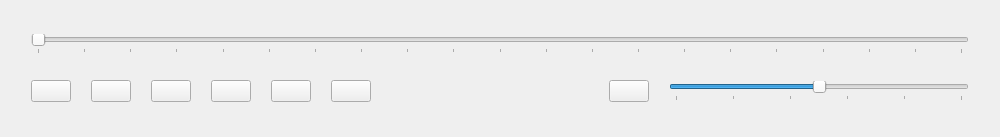
<?xml version="1.0" encoding="UTF-8"?>
<ui version="4.0">
 <class>ControlWindow_QWidget</class>
 <widget class="QWidget" name="ControlWindow_QWidget">
  <property name="geometry">
   <rect>
    <x>0</x>
    <y>0</y>
    <width>1000</width>
    <height>137</height>
   </rect>
  </property>
  <property name="windowTitle">
   <string>Form</string>
  </property>
  <layout class="QVBoxLayout" name="verticalLayout_2">
   <item>
    <layout class="QVBoxLayout" name="verticalLayout">
     <item>
      <layout class="QHBoxLayout" name="horizontalLayout_2">
       <property name="spacing">
        <number>0</number>
       </property>
       <property name="sizeConstraint">
        <enum>QLayout::SetNoConstraint</enum>
       </property>
       <property name="leftMargin">
        <number>20</number>
       </property>
       <property name="topMargin">
        <number>20</number>
       </property>
       <property name="rightMargin">
        <number>20</number>
       </property>
       <property name="bottomMargin">
        <number>0</number>
       </property>
       <item>
        <widget class="QSlider" name="horizontalSlider_2">
         <property name="maximum">
          <number>100</number>
         </property>
         <property name="orientation">
          <enum>Qt::Horizontal</enum>
         </property>
         <property name="tickPosition">
          <enum>QSlider::TicksBelow</enum>
         </property>
         <property name="tickInterval">
          <number>5</number>
         </property>
        </widget>
       </item>
      </layout>
     </item>
     <item>
      <layout class="QHBoxLayout" name="horizontalLayout">
       <property name="spacing">
        <number>20</number>
       </property>
       <property name="leftMargin">
        <number>20</number>
       </property>
       <property name="topMargin">
        <number>20</number>
       </property>
       <property name="rightMargin">
        <number>20</number>
       </property>
       <property name="bottomMargin">
        <number>20</number>
       </property>
       <item>
        <widget class="QPushButton" name="Btn_skipBack">
         <property name="text">
          <string/>
         </property>
         <property name="icon">
          <iconset resource="Icons.qrc">
           <normaloff>:/Icons_feather/skip-back.svg</normaloff>:/Icons_feather/skip-back.svg</iconset>
         </property>
         <property name="iconSize">
          <size>
           <width>24</width>
           <height>24</height>
          </size>
         </property>
        </widget>
       </item>
       <item>
        <widget class="QPushButton" name="Btn_scrollingBack">
         <property name="text">
          <string/>
         </property>
         <property name="icon">
          <iconset resource="Icons.qrc">
           <normaloff>:/Icons_feather/chevrons-left.svg</normaloff>:/Icons_feather/chevrons-left.svg</iconset>
         </property>
         <property name="iconSize">
          <size>
           <width>24</width>
           <height>24</height>
          </size>
         </property>
        </widget>
       </item>
       <item>
        <widget class="QPushButton" name="Btn_playPause">
         <property name="text">
          <string/>
         </property>
         <property name="icon">
          <iconset resource="Icons.qrc">
           <normaloff>:/Icons_feather/play.svg</normaloff>
           <normalon>:/Icons_feather/pause.svg</normalon>:/Icons_feather/play.svg</iconset>
         </property>
         <property name="iconSize">
          <size>
           <width>24</width>
           <height>24</height>
          </size>
         </property>
         <property name="checkable">
          <bool>true</bool>
         </property>
        </widget>
       </item>
       <item>
        <widget class="QPushButton" name="Btn_scrollingForward">
         <property name="text">
          <string/>
         </property>
         <property name="icon">
          <iconset resource="Icons.qrc">
           <normaloff>:/Icons_feather/chevrons-right.svg</normaloff>:/Icons_feather/chevrons-right.svg</iconset>
         </property>
         <property name="iconSize">
          <size>
           <width>24</width>
           <height>24</height>
          </size>
         </property>
        </widget>
       </item>
       <item>
        <widget class="QPushButton" name="Btn_skipForward">
         <property name="sizeIncrement">
          <size>
           <width>0</width>
           <height>0</height>
          </size>
         </property>
         <property name="text">
          <string/>
         </property>
         <property name="icon">
          <iconset resource="Icons.qrc">
           <normaloff>:/Icons_feather/skip-forward.svg</normaloff>:/Icons_feather/skip-forward.svg</iconset>
         </property>
         <property name="iconSize">
          <size>
           <width>24</width>
           <height>24</height>
          </size>
         </property>
        </widget>
       </item>
       <item>
        <widget class="QPushButton" name="Btn_stop">
         <property name="text">
          <string/>
         </property>
         <property name="icon">
          <iconset resource="Icons.qrc">
           <normaloff>:/Icons_feather/square.svg</normaloff>:/Icons_feather/square.svg</iconset>
         </property>
         <property name="iconSize">
          <size>
           <width>24</width>
           <height>24</height>
          </size>
         </property>
         <property name="checkable">
          <bool>false</bool>
         </property>
        </widget>
       </item>
       <item>
        <spacer name="horizontalSpacer">
         <property name="orientation">
          <enum>Qt::Horizontal</enum>
         </property>
         <property name="sizeHint" stdset="0">
          <size>
           <width>40</width>
           <height>20</height>
          </size>
         </property>
        </spacer>
       </item>
       <item>
        <widget class="QPushButton" name="Btn_volume">
         <property name="text">
          <string/>
         </property>
         <property name="icon">
          <iconset resource="Icons.qrc">
           <normaloff>:/Icons_feather/volume-2.svg</normaloff>
           <normalon>:/Icons_feather/volume-x.svg</normalon>:/Icons_feather/volume-2.svg</iconset>
         </property>
         <property name="iconSize">
          <size>
           <width>24</width>
           <height>24</height>
          </size>
         </property>
         <property name="checkable">
          <bool>true</bool>
         </property>
        </widget>
       </item>
       <item>
        <widget class="QSlider" name="Sldr_volume">
         <property name="sizePolicy">
          <sizepolicy hsizetype="Fixed" vsizetype="Fixed">
           <horstretch>0</horstretch>
           <verstretch>0</verstretch>
          </sizepolicy>
         </property>
         <property name="minimumSize">
          <size>
           <width>300</width>
           <height>0</height>
          </size>
         </property>
         <property name="maximum">
          <number>100</number>
         </property>
         <property name="sliderPosition">
          <number>50</number>
         </property>
         <property name="orientation">
          <enum>Qt::Horizontal</enum>
         </property>
         <property name="tickPosition">
          <enum>QSlider::TicksBelow</enum>
         </property>
         <property name="tickInterval">
          <number>20</number>
         </property>
        </widget>
       </item>
      </layout>
     </item>
    </layout>
   </item>
  </layout>
 </widget>
 <resources>
  <include location="Icons.qrc"/>
 </resources>
 <connections/>
</ui>
